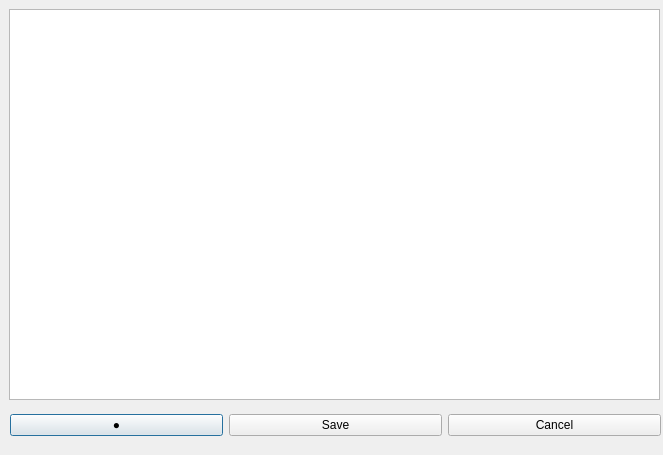
<?xml version="1.0" encoding="UTF-8"?>
<ui version="4.0">
 <class>AddNote</class>
 <widget class="QDialog" name="AddNote">
  <property name="geometry">
   <rect>
    <x>0</x>
    <y>0</y>
    <width>663</width>
    <height>455</height>
   </rect>
  </property>
  <property name="windowTitle">
   <string>Dialog</string>
  </property>
  <widget class="QWidget" name="verticalLayoutWidget">
   <property name="geometry">
    <rect>
     <x>9</x>
     <y>9</y>
     <width>651</width>
     <height>391</height>
    </rect>
   </property>
   <layout class="QVBoxLayout" name="verticalLayout">
    <item>
     <widget class="QTextEdit" name="textEdit"/>
    </item>
   </layout>
  </widget>
  <widget class="QWidget" name="horizontalLayoutWidget">
   <property name="geometry">
    <rect>
     <x>10</x>
     <y>400</y>
     <width>651</width>
     <height>51</height>
    </rect>
   </property>
   <layout class="QHBoxLayout" name="horizontalLayout">
    <item>
     <widget class="QPushButton" name="pushButtonColor">
      <property name="text">
       <string>●</string>
      </property>
     </widget>
    </item>
    <item>
     <widget class="QPushButton" name="pushButtonSave">
      <property name="text">
       <string>Save</string>
      </property>
     </widget>
    </item>
    <item>
     <widget class="QPushButton" name="pushButtonCancel">
      <property name="text">
       <string>Cancel</string>
      </property>
     </widget>
    </item>
   </layout>
  </widget>
 </widget>
 <resources/>
 <connections>
  <connection>
   <sender>pushButtonSave</sender>
   <signal>clicked()</signal>
   <receiver>AddNote</receiver>
   <slot>save()</slot>
   <hints>
    <hint type="sourcelabel">
     <x>335</x>
     <y>424</y>
    </hint>
    <hint type="destinationlabel">
     <x>332</x>
     <y>228</y>
    </hint>
   </hints>
  </connection>
  <connection>
   <sender>pushButtonColor</sender>
   <signal>clicked()</signal>
   <receiver>AddNote</receiver>
   <slot>chooseColor()</slot>
   <hints>
    <hint type="sourcelabel">
     <x>117</x>
     <y>424</y>
    </hint>
    <hint type="destinationlabel">
     <x>331</x>
     <y>227</y>
    </hint>
   </hints>
  </connection>
 </connections>
 <slots>
  <signal>saveNewNote(int,qreal,qreal,int,int,int,QString)</signal>
  <slot>save()</slot>
  <slot>chooseColor()</slot>
 </slots>
</ui>
